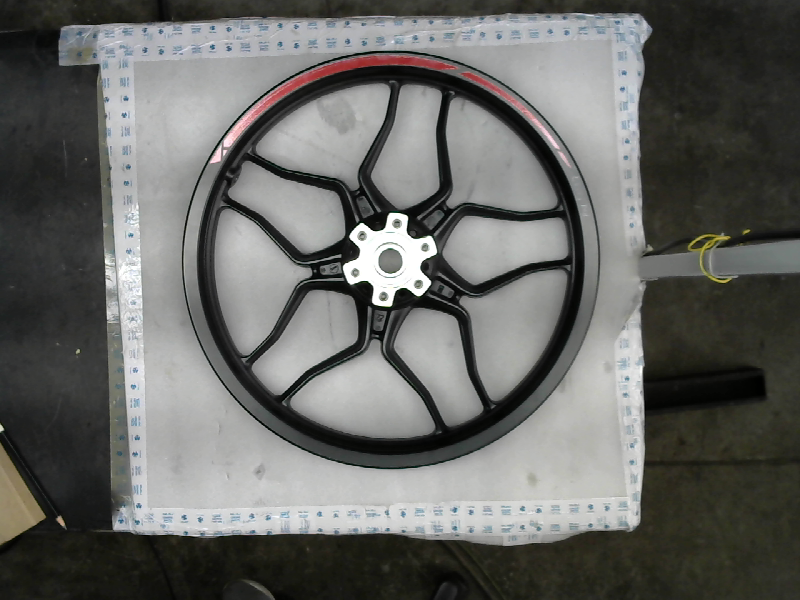
#> input picture tempimg_glossyred.png, 800 x 600 px, given in place of the camera
$ jupyter execute CircleDetect.ipynb
#> lines starting #> are read from the running program, lines starting #| are printed output that depends on the picture; after the words box and inside, x2 and y2 are one past the last pixel; in counts of white or black regions, pixels touching at a corner belong together
[cell 1]
import cv2 as cv
import numpy as np
from matplotlib import pyplot as plt

videocapture = cv.VideoCapture(0)
while(True):
    ret, frame = videocapture.read()
#> frame is the input picture: shape (600, 800, 3); mean B, G, R 100.3, 103.2, 102.6
    if not ret: break
   # cv.imshow("test",frame)
    img=frame.copy()
    gray = cv.cvtColor(frame, cv.COLOR_BGR2GRAY)
    blur = cv.GaussianBlur(gray, (9,9),0)
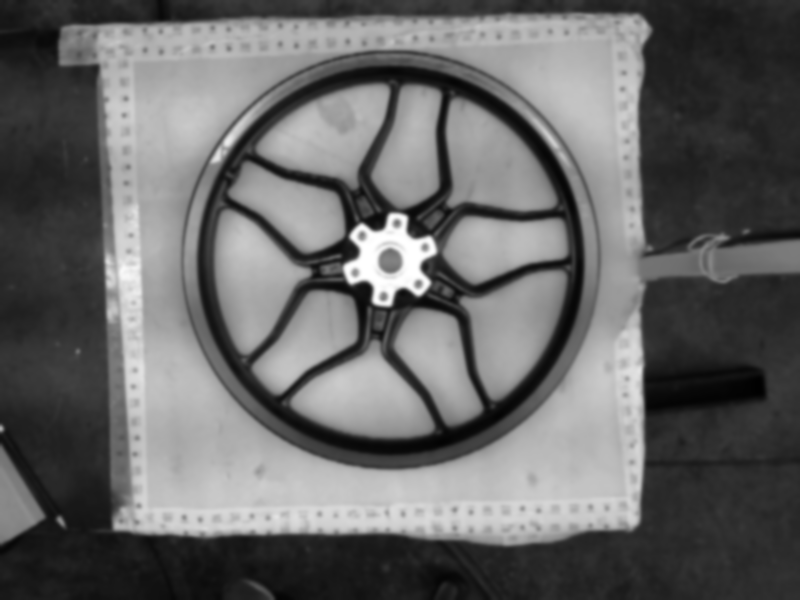
#> blur: shape (600, 800); min 1, max 255, mean 102.7
    minDist = 1
    param1 = 30 #500
    param2 = 50 #200
    minRadius = 5
    maxRadius = 100 #10

    circles = cv.HoughCircles(blur, cv.HOUGH_GRADIENT, 1.2, minDist, param1=param1, param2=param2, minRadius=minRadius, maxRadius=maxRadius)
#> circles = 190 rows, first 8: [336.6, 162.6, 99.32], [358.2, 444.6, 90.08], [376.2, 118.2, 94.04], [323.4, 198.6, 95.36], [355.8, 439.8, 76.88], [323.4, 186.6, 78.2], [333, 157.8, 90.08], [301.8, 190.2, 70.28]
    if circles is not None:
        circles = np.uint16(np.around(circles))
#> circles = 190 rows, first 8: [337, 163, 99], [358, 445, 90], [376, 118, 94], [323, 199, 95], [356, 440, 77], [323, 187, 78], [333, 158, 90], [302, 190, 70]
        for i in circles[0,:]:
            cv.circle(img, (i[0], i[1]), i[2], (0, 255, 0), 2)
#> this loop made 190 passes
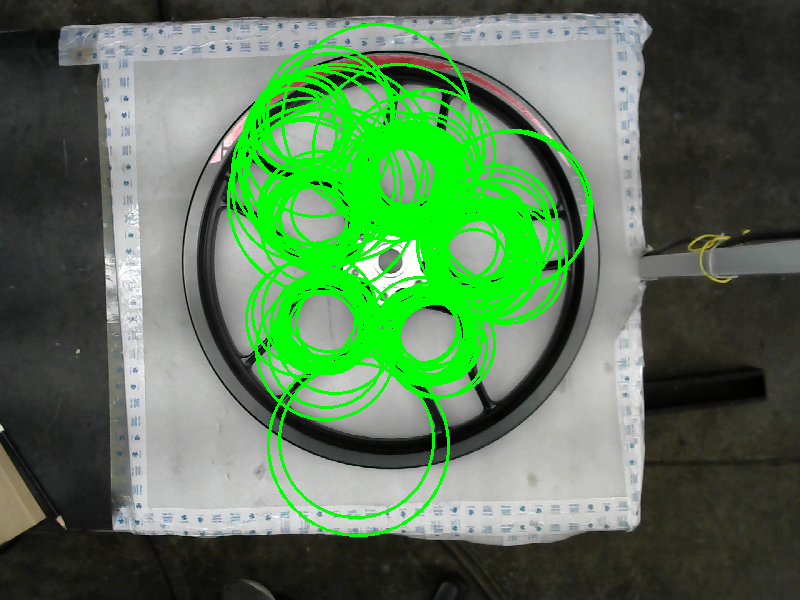
#> img: shape (600, 800, 3); 12.77% of pixels changed, all inside (x1, y1, x2, y2) = (227, 23, 593, 537)
      #  cv.circle(img, (i[0], i[1]), 2, (0,0,255), 2 ) -->this is for plotting centre
    cv.imshow('img',img)
    if cv.waitKey(1) & 0xFF == ord('q'): break
#> (key q is pressed here)

videocapture.release()
cv.destroyAllWindows()
